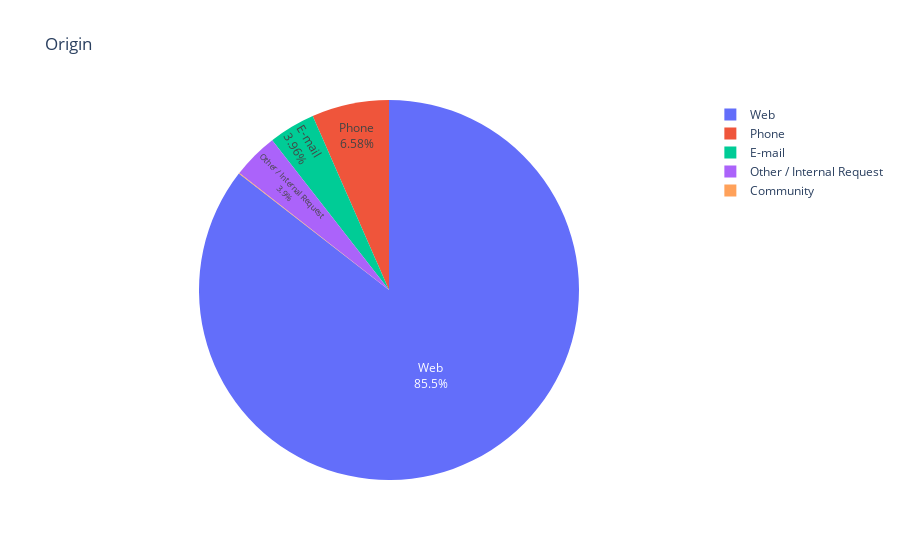

This figure's notebook cell:
### Code cell
typecounts = df.Origin.value_counts().to_dict()
df1 = pd.DataFrame(list(typecounts.items()), columns=['Origin', 'Counts'])

fig = px.pie(df1, values='Counts', names='Origin',
             title='Origin',labels='Origin')
fig.update_traces(textposition='inside', textinfo='percent+label')
fig.show()

### Figure 1 — Plotly figure (JSON) as saved in the notebook; plotly's stock layout.template omitted (floating-point values rounded to 4 significant figures)
{"data": [{"domain": {"x": [0, 1], "y": [0, 1]}, "hovertemplate": "Origin=%{label}<br>Counts=%{value}<extra></extra>", "labels": ["Web", "Phone", "E-mail", "Other / Internal Request", "Community"], "legendgroup": "", "name": "", "showlegend": true, "textinfo": "percent+label", "textposition": "inside", "type": "pie", "values": [161754, 12442, 7498, 7375, 119]}], "layout": {"legend": {"tracegroupgap": 0}, "title": {"text": "Origin"}}}
